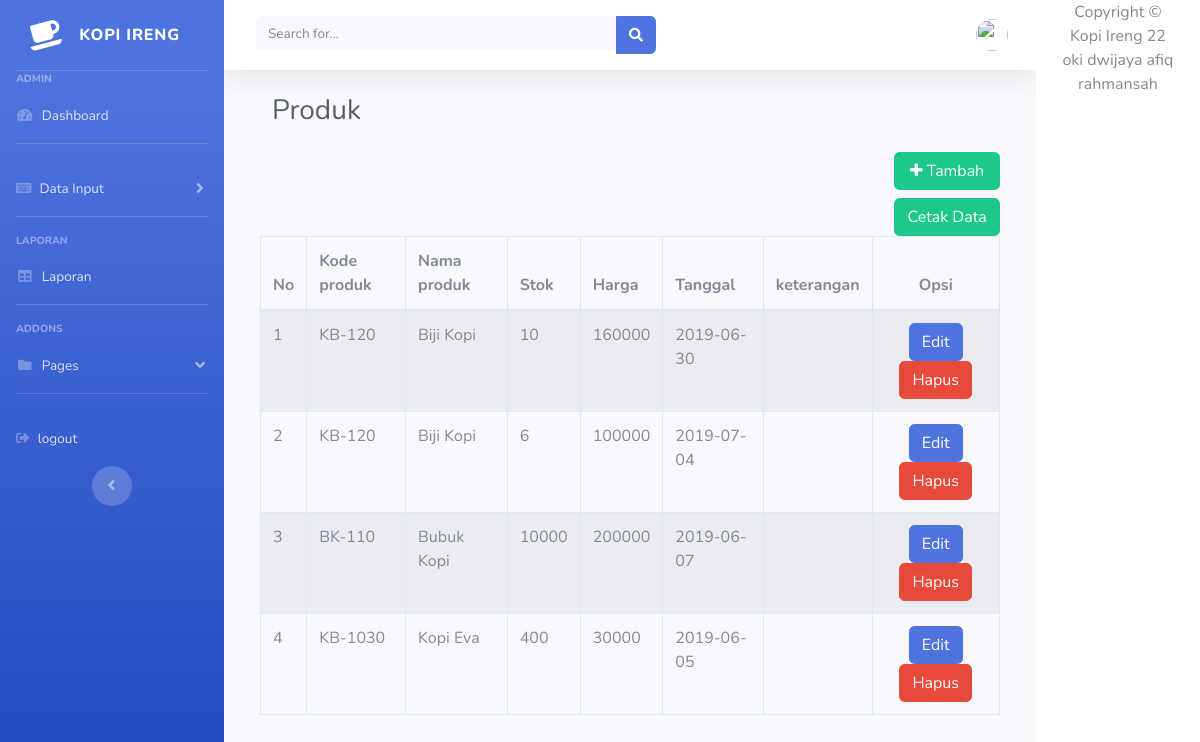
The app's page /index.php/produk with its own data.
### tables this page shows
CREATE TABLE `jns_produk` (
  `id` int(11) NOT NULL,
  `kd_jns` varchar(255) NOT NULL,
  `nama_produk` varchar(255) NOT NULL
);

CREATE TABLE `produk` (
  `id` int(11) NOT NULL,
  `id_jns` varchar(255) NOT NULL,
  `stok` int(15) NOT NULL,
  `harga` int(15) NOT NULL,
  `tanggal` date NOT NULL,
  `keterangan` text NOT NULL
);

### application/controllers/Produk.php (called while the page is built, shortened)
<?php
class Produk extends CI_Controller
{
    public function __construct()
    {
        $this->load->model('MyModel');
    }
    public function index()
    {
        $data['user'] = $this->db->get_where(
            'user',
            ['email' =>
            $this->session->userdata('email')]
        )->row_array();
        if ($this->form_validation->run() == false) {
            $data['produk'] = $this->MyModel->getAll()->result();
            $data['jns_produk'] = $this->MyModel->getKodeProduk()->result();
            $this->load->view('auth/header', $data);
            $this->load->view('produk/index', $data);
            $this->load->view('auth/footer', $data);
        }
    }
}

### index.php (called while the page is built, shortened)
<?php
require_once BASEPATH.'core/CodeIgniter.php';

### application/models/MyModel.php (called while the page is built, shortened)
<?php
class MyModel extends CI_Model
{
    public function getAll()
    {
        $this->db->select('*');
        $this->db->from('jns_produk');
        $this->db->join('produk', 'produk.id_jns=jns_produk.kd_jns');
        return $query = $this->db->get();
    }
}

### application/views/produk/index.php (the view, shortened to what this page needs)
<div class="container-fluid">
    <h1 class="h3 mb-4 text-gray-800">Produk</h1>
    <section class="content">
        <div class="row">
            <div class="col-xs-12">
                <div class="box box-primary">
                    <div class="box-header with-border">
                        <div style="float:right">
                            <a href="#AddPart" class="btn btn-mini btn-block btn-success" data-toggle="modal"><span class="fa fa-plus"></span> Tambah</a>
                            <a href="<?= site_url("produk/cetakData") ?>" class="btn btn-mini btn-block btn-success" target="_blank">Cetak Data</a>
                        </div>
                    </div>
                    <div class="box-body">
                        <table id="example1" class="table table-bordered table-striped">
                            <thead>
                                <tr>
                                    <th>No</th>
                                    <th>Kode produk</th>
                                    <th>Nama produk</th>
                                    <th>Stok</th>
                                    <th>Harga</th>
                                    <th>Tanggal</th>
                                    <th>keterangan</th>
                                    <th style="text-align: center;">Opsi</th>
                                </tr>
                            </thead>
                            <tbody>
                                <?php
                                $no = 1;
                                if (isset($produk)) {
                                    foreach ($produk as $row) {
                                        ?>
                                        <tr>
                                            <td><?= $no++; ?></td>
                                            <td><?= $row->id_jns; ?></td>
                                            <td><?= $row->nama_produk; ?></td>
                                            <td><?php echo $row->stok; ?></td>
                                            <td><?php echo $row->harga; ?></td>
                                            <td><?php echo $row->tanggal; ?></td>
                                            <td></td>
                                            <td align="center">
                                                <button class="btn btn-primary" data-toggle="modal" data-target="#updateproduk">Edit</button>
                                                <a class="btn btn-danger" href="<?php echo site_url('produk/hapus/' . $row->id); ?>" onclick="return confirm('Data akan dihapus ?')"> Hapus</a>
                                            </td>
                                        </tr>
                                    <?php }
                                }
                                ?>
                            </tbody>
                        </table>
                    </div>
                </div>
            </div>
        </div>
</div>
</div>
</div>

### records on screen
jns_produk: produk.id_jns "KB-120", nama_produk "Biji Kopi", produk.stok "10", produk.harga "160000", produk.tanggal "2019-06-30", produk.stok "6", produk.harga "100000", produk.tanggal "2019-07-04"
jns_produk: produk.id_jns "BK-110", nama_produk "Bubuk Kopi", produk.stok "10000", produk.harga "200000", produk.tanggal "2019-06-07"
jns_produk: produk.id_jns "KB-1030", nama_produk "Kopi Eva", produk.stok "400", produk.harga "30000", produk.tanggal "2019-06-05"
